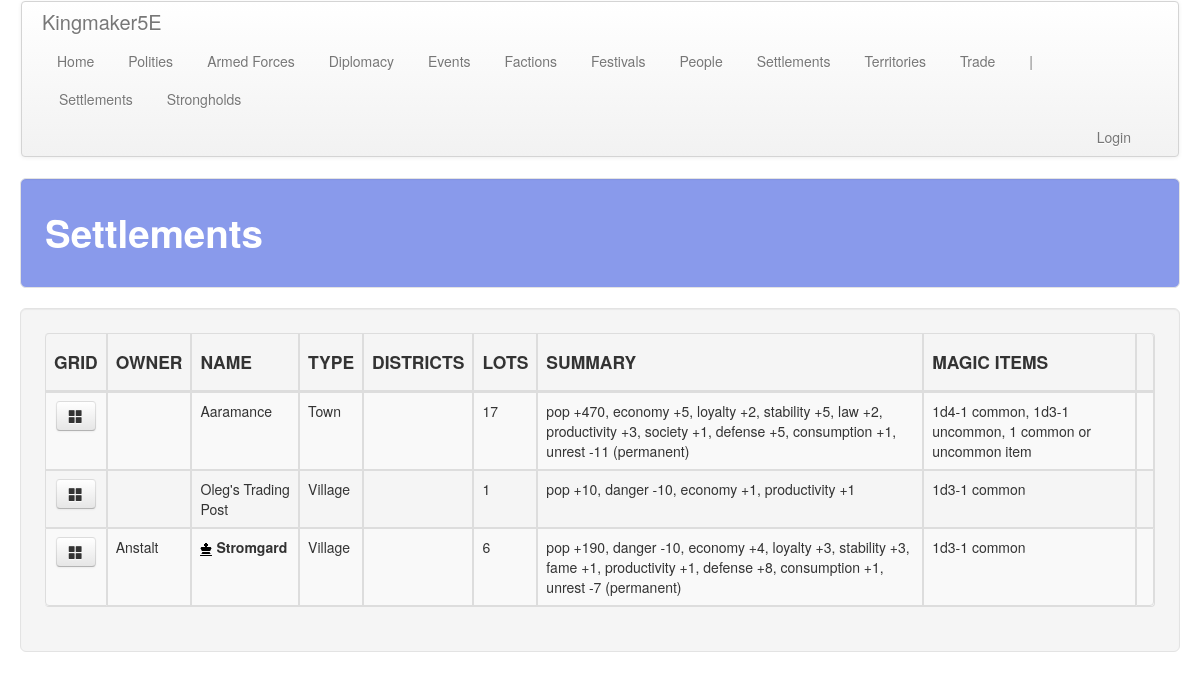
Page /settlements/ on the committed database.
### settlements/models.py (models this page shows, shortened)
class Settlement(models.Model):
    territory = models.ForeignKey(
        'territory.Territory', on_delete=models.SET_NULL,
        related_name='settlement', related_query_name='settlement',
        null=True, blank=True
    )
    name = models.CharField(max_length=default_max_length)
    capital = models.BooleanField(default=False)

class Type(models.Model):
    name = models.CharField(max_length=default_max_length)
    max_lots = models.IntegerField(blank=True, null=True)
    con_bonus = models.FloatField()
    pop_mult = models.FloatField()
    dan_mod = models.IntegerField()
    att_mod = models.IntegerField()
    magic_items = models.CharField(max_length=default_max_length, blank=True, null=True)

### territory/models.py (models this page shows, shortened)
class Territory(models.Model):
    polity = models.ForeignKey(
        'polity.Polity', on_delete=models.SET_NULL, default=1,
        related_name='territory', related_query_name='territory',
        null=True, blank=True,
    )
    map = models.ForeignKey(
        Map, on_delete=models.CASCADE, default=1,
        related_name='territory', related_query_name='territory'
    )
    hex = models.IntegerField()
    type = models.ForeignKey(
        Type, on_delete=models.CASCADE, default=1,
        related_name='territory', related_query_name='territory'
    )
    features = models.ManyToManyField(
        Feature, related_name='territory', related_query_name='territory',
        blank=True,
    )
    improvements = models.ManyToManyField(
        Improvement, related_name='territory', related_query_name='territory',
        blank=True,
    )
    name = models.CharField(max_length=default_max_length, blank=True, null=True)
    notes = models.TextField(blank=True, null=True)
    img = models.TextField(blank=True, null=True)

### polity/models.py (models this page shows, shortened)
class Polity(models.Model):
    name = models.CharField(max_length=default_max_length)
    government = models.ForeignKey(
        Government, on_delete=models.CASCADE,
        related_name='polity', related_query_name='polity')
    alignment_lc = models.ForeignKey(
        AlignmentLC, on_delete=models.CASCADE,
        related_name='polity', related_query_name='polity')
    alignment_ge = models.ForeignKey(
        AlignmentGE, on_delete=models.CASCADE,
        related_name='polity', related_query_name='polity')
    treasury = models.IntegerField(default=0)
    unrest = models.IntegerField(default=0)
    fame = models.IntegerField(default=0)
    infamy = models.IntegerField(default=0)
    desc = models.TextField(default="", blank=True)
    tax_edict = models.ForeignKey(
        'core.TaxEdict', on_delete=models.CASCADE,
        related_name='polity', related_query_name='polity')
    promotion_edict = models.ForeignKey(
        'core.PromotionEdict', on_delete=models.CASCADE,
        related_name='polity', related_query_name='polity')
    holiday_edict = models.ForeignKey(
        'core.HolidayEdict', on_delete=models.CASCADE,
        related_name='polity', related_query_name='polity')
    recruitment_edict = models.ForeignKey(
        'core.RecruitmentEdict', on_delete=models.CASCADE,
        related_name='polity', related_query_name='polity')
    ruler_attribute_1 = models.ForeignKey(
        Attribute, on_delete=models.SET_NULL, null=True, blank=True,
        related_name='polity_ruler_1', related_query_name='polity_ruler_1')
    ruler_attribute_2 = models.ForeignKey(
        Attribute, on_delete=models.SET_NULL, null=True, blank=True,
        related_name='polity_ruler_2', related_query_name='polity_ruler_2')
    ruler_attribute_3 = models.ForeignKey(
        Attribute, on_delete=models.SET_NULL, null=True, blank=True,
        related_name='polity_ruler_3', related_query_name='polity_ruler_3')
    spymaster_attribute = models.ForeignKey(
        Attribute, on_delete=models.SET_NULL, null=True, blank=True,
        related_name='polity_spymaster', related_query_name='polity_spymaster')

### settlements/views.py (the view)
# urls.py: path('', views.settlements, name='settlements'),
def settlements(request):
    obj_plural_s = a_plural
    obj_plural = a_plural.replace(' ', '_')
    items = a_obj.objects.order_by('territory__polity__name', 'name')
    for settlement in items:
        get_settlement_details(settlement)
    return render(
        request, '%s/%s.html' % (app_name, obj_plural),
        {'title': obj_plural_s.title(), obj_plural: items}
    )

### common/settlements.py (called while the page is built, shortened)
def apply_deity_bonuses(building):
    if building.deity.name == "Great Church":
        if building.type.name.lower() == 'cathedral':
            building.loyalty += 4
            building.stability += 4
            building.unrest -= 4
            building.law += 2
        elif building.type.name.lower() == 'temple':
            building.loyalty += 2
            building.stability += 2
            building.unrest -= 2
        elif building.type.name.lower() == 'shrine':
            building.loyalty += 1
            building.unrest -= 1
    return {}

### common/utils.py (called while the page is built)
def get_signed_number(number):
    if number >= 0:
        s = '+%s' % number
    else:
        s = '-%s' % abs(number)
    return {'s': s}

### settlements/templates/settlements/settlements.html (shortened to what this page needs)
<!DOCTYPE html>
{% extends 'settlements/base.html' %}
{% load staticfiles %}
{% block table_header %}
    <th style="text-align: center;"><h4>GRID</h4></th>
    <th><h4>OWNER</h4></th>
    <th><h4>NAME</h4></th>
    <th><h4>TYPE</h4></th>
    <th><h4>DISTRICTS</h4></th>
    <th><h4>LOTS</h4></th>
    <th><h4>SUMMARY</h4></th>
    <th><h4>MAGIC ITEMS</h4></th>
    <th><h4></h4></th>
{% endblock %}
{% block table_body %}
    {% for settlement in settlements %}
        <tr class="clickable-object" style="cursor: pointer;" data-href="{% url 'settlements:buildings' settlement_id=settlement.pk %}">
            <td style="text-align: center;">
                <a class="btn btn-default" href="{% url 'settlements:districts' settlement_id=settlement.pk %}">
                    <span class="glyphicon glyphicon-th-large"></span>
                </a>
            </td>
            <td>{{ settlement.territory.polity.name }}</td>
            <td>
                {% if settlement.capital %}
                    <img src="{% static 'img/glyphicons-halflings-211-king.png' %}" alt="capital"/>
                    <b>{{ settlement.name }}</b>
                {% else %}
                    {{ settlement.name }}
                {% endif %}
            </td>
            <td>{{ settlement.type.name }}</td>
            <td>{{ settlement.districts }}</td>
            <td>{{ settlement.lots }}</td>
            <td>{{ settlement.att_summary }}</td>
            <td>{{ settlement.magic_items_string }}</td>
            <td style="text-align: center;">
            </td>
        </tr>
    {% endfor %}
{% endblock %}

### static/css/hexagons.css (style rules this page uses)
* { margin: 0; padding: 0; }

### rows in the picture
Settlement: name "Aaramance", type.name "Town", lots "17", att_summary "pop +470, economy +5, loyalty +2, stability +5, law +2, productivity +3, society +1, defense +5, consumption +1, unrest -11 (permanent)", magic_items_string "1d4-1 common, 1d3-1 uncommon, 1 common or uncommon item"
Settlement: name "Oleg's Trading Post", type.name "Village", lots "1", att_summary "pop +10, danger -10, economy +1, productivity +1", magic_items_string "1d3-1 common"
Settlement: territory.polity.name "Anstalt", capital True (drawn), name "Stromgard", type.name "Village", lots "6", att_summary "pop +190, danger -10, economy +4, loyalty +3, stability +3, fame +1, productivity +1, defense +8, consumption +1, unrest -7 (permanent)", magic_items_string "1d3-1 common"

### other values in the picture
{{ title }} "Settlements"
